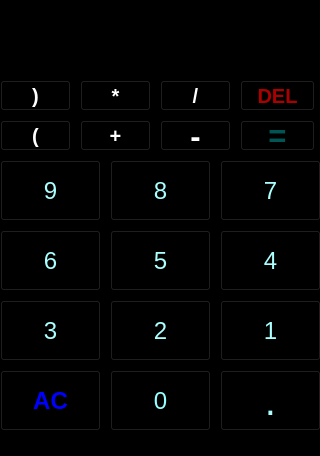
<?xml version="1.0" encoding="UTF-8"?>
<ui version="4.0">
 <class>MainWindow</class>
 <widget class="QMainWindow" name="MainWindow">
  <property name="geometry">
   <rect>
    <x>0</x>
    <y>0</y>
    <width>320</width>
    <height>456</height>
   </rect>
  </property>
  <property name="minimumSize">
   <size>
    <width>320</width>
    <height>456</height>
   </size>
  </property>
  <property name="maximumSize">
   <size>
    <width>320</width>
    <height>456</height>
   </size>
  </property>
  <property name="windowTitle">
   <string>Calculator</string>
  </property>
  <property name="windowIcon">
   <iconset resource="../resource/resource.qrc">
    <normaloff>:/icon/icon2.jpg</normaloff>:/icon/icon2.jpg</iconset>
  </property>
  <property name="styleSheet">
   <string notr="true">background-color: rgb(0, 0, 0);</string>
  </property>
  <property name="iconSize">
   <size>
    <width>30</width>
    <height>30</height>
   </size>
  </property>
  <widget class="QWidget" name="centralwidget">
   <widget class="QLineEdit" name="lineEdit">
    <property name="geometry">
     <rect>
      <x>0</x>
      <y>0</y>
      <width>321</width>
      <height>71</height>
     </rect>
    </property>
    <property name="font">
     <font>
      <pointsize>20</pointsize>
      <weight>75</weight>
      <bold>true</bold>
     </font>
    </property>
    <property name="styleSheet">
     <string notr="true">background-color: rgb(0, 0, 0);
color: rgb(255, 255, 255);</string>
    </property>
   </widget>
   <widget class="QPushButton" name="pushButton">
    <property name="geometry">
     <rect>
      <x>110</x>
      <y>370</y>
      <width>101</width>
      <height>61</height>
     </rect>
    </property>
    <property name="font">
     <font>
      <pointsize>18</pointsize>
     </font>
    </property>
    <property name="styleSheet">
     <string notr="true">color: rgb(150, 255, 255);</string>
    </property>
    <property name="text">
     <string>0</string>
    </property>
   </widget>
   <widget class="QPushButton" name="pushButton_2">
    <property name="geometry">
     <rect>
      <x>0</x>
      <y>300</y>
      <width>101</width>
      <height>61</height>
     </rect>
    </property>
    <property name="font">
     <font>
      <pointsize>18</pointsize>
     </font>
    </property>
    <property name="styleSheet">
     <string notr="true">color: rgb(170, 255, 255);</string>
    </property>
    <property name="text">
     <string>3</string>
    </property>
   </widget>
   <widget class="QPushButton" name="pushButton_3">
    <property name="geometry">
     <rect>
      <x>110</x>
      <y>300</y>
      <width>101</width>
      <height>61</height>
     </rect>
    </property>
    <property name="font">
     <font>
      <pointsize>18</pointsize>
     </font>
    </property>
    <property name="styleSheet">
     <string notr="true">color: rgb(170, 255, 255);</string>
    </property>
    <property name="text">
     <string>2</string>
    </property>
   </widget>
   <widget class="QPushButton" name="pushButton_4">
    <property name="geometry">
     <rect>
      <x>220</x>
      <y>300</y>
      <width>101</width>
      <height>61</height>
     </rect>
    </property>
    <property name="font">
     <font>
      <pointsize>18</pointsize>
     </font>
    </property>
    <property name="styleSheet">
     <string notr="true">color: rgb(170, 255, 255);</string>
    </property>
    <property name="text">
     <string>1</string>
    </property>
   </widget>
   <widget class="QPushButton" name="pushButton_5">
    <property name="geometry">
     <rect>
      <x>0</x>
      <y>230</y>
      <width>101</width>
      <height>61</height>
     </rect>
    </property>
    <property name="font">
     <font>
      <pointsize>18</pointsize>
     </font>
    </property>
    <property name="styleSheet">
     <string notr="true">color: rgb(170, 255, 255);</string>
    </property>
    <property name="text">
     <string>6</string>
    </property>
   </widget>
   <widget class="QPushButton" name="pushButton_6">
    <property name="geometry">
     <rect>
      <x>110</x>
      <y>230</y>
      <width>101</width>
      <height>61</height>
     </rect>
    </property>
    <property name="font">
     <font>
      <pointsize>18</pointsize>
     </font>
    </property>
    <property name="styleSheet">
     <string notr="true">color: rgb(170, 255, 255);</string>
    </property>
    <property name="text">
     <string>5</string>
    </property>
   </widget>
   <widget class="QPushButton" name="pushButton_7">
    <property name="geometry">
     <rect>
      <x>220</x>
      <y>230</y>
      <width>101</width>
      <height>61</height>
     </rect>
    </property>
    <property name="font">
     <font>
      <pointsize>18</pointsize>
     </font>
    </property>
    <property name="styleSheet">
     <string notr="true">color: rgb(170, 255, 255);</string>
    </property>
    <property name="text">
     <string>4</string>
    </property>
   </widget>
   <widget class="QPushButton" name="pushButton_8">
    <property name="geometry">
     <rect>
      <x>0</x>
      <y>160</y>
      <width>101</width>
      <height>61</height>
     </rect>
    </property>
    <property name="font">
     <font>
      <pointsize>18</pointsize>
     </font>
    </property>
    <property name="styleSheet">
     <string notr="true">color: rgb(170, 255, 255);</string>
    </property>
    <property name="text">
     <string>9</string>
    </property>
   </widget>
   <widget class="QPushButton" name="pushButton_9">
    <property name="geometry">
     <rect>
      <x>110</x>
      <y>160</y>
      <width>101</width>
      <height>61</height>
     </rect>
    </property>
    <property name="font">
     <font>
      <pointsize>18</pointsize>
     </font>
    </property>
    <property name="styleSheet">
     <string notr="true">color: rgb(170, 255, 255);</string>
    </property>
    <property name="text">
     <string>8</string>
    </property>
   </widget>
   <widget class="QPushButton" name="pushButton_10">
    <property name="geometry">
     <rect>
      <x>220</x>
      <y>160</y>
      <width>101</width>
      <height>61</height>
     </rect>
    </property>
    <property name="font">
     <font>
      <pointsize>18</pointsize>
     </font>
    </property>
    <property name="styleSheet">
     <string notr="true">color: rgb(170, 255, 255);</string>
    </property>
    <property name="text">
     <string>7</string>
    </property>
   </widget>
   <widget class="QPushButton" name="pushButton_11">
    <property name="geometry">
     <rect>
      <x>80</x>
      <y>80</y>
      <width>71</width>
      <height>31</height>
     </rect>
    </property>
    <property name="font">
     <font>
      <pointsize>15</pointsize>
      <weight>75</weight>
      <bold>true</bold>
     </font>
    </property>
    <property name="styleSheet">
     <string notr="true">color: rgb(255, 255, 255);</string>
    </property>
    <property name="text">
     <string>*</string>
    </property>
   </widget>
   <widget class="QPushButton" name="pushButton_12">
    <property name="geometry">
     <rect>
      <x>160</x>
      <y>80</y>
      <width>71</width>
      <height>31</height>
     </rect>
    </property>
    <property name="font">
     <font>
      <pointsize>15</pointsize>
      <weight>75</weight>
      <bold>true</bold>
     </font>
    </property>
    <property name="styleSheet">
     <string notr="true">color: rgb(255, 255, 255);</string>
    </property>
    <property name="text">
     <string>/</string>
    </property>
   </widget>
   <widget class="QPushButton" name="pushButton_13">
    <property name="geometry">
     <rect>
      <x>160</x>
      <y>120</y>
      <width>71</width>
      <height>31</height>
     </rect>
    </property>
    <property name="font">
     <font>
      <pointsize>23</pointsize>
      <weight>75</weight>
      <bold>true</bold>
     </font>
    </property>
    <property name="styleSheet">
     <string notr="true">color: rgb(255, 255, 255);
</string>
    </property>
    <property name="text">
     <string>-</string>
    </property>
   </widget>
   <widget class="QPushButton" name="pushButton_14">
    <property name="geometry">
     <rect>
      <x>80</x>
      <y>120</y>
      <width>71</width>
      <height>31</height>
     </rect>
    </property>
    <property name="font">
     <font>
      <pointsize>15</pointsize>
      <weight>75</weight>
      <bold>true</bold>
     </font>
    </property>
    <property name="styleSheet">
     <string notr="true">color: rgb(255, 255, 255);</string>
    </property>
    <property name="text">
     <string>+</string>
    </property>
   </widget>
   <widget class="QPushButton" name="pushButton_15">
    <property name="geometry">
     <rect>
      <x>240</x>
      <y>120</y>
      <width>75</width>
      <height>31</height>
     </rect>
    </property>
    <property name="font">
     <font>
      <pointsize>23</pointsize>
      <weight>75</weight>
      <bold>true</bold>
     </font>
    </property>
    <property name="styleSheet">
     <string notr="true">color: rgb(0, 85, 85);</string>
    </property>
    <property name="text">
     <string>=</string>
    </property>
   </widget>
   <widget class="QPushButton" name="pushButton_16">
    <property name="geometry">
     <rect>
      <x>240</x>
      <y>80</y>
      <width>75</width>
      <height>31</height>
     </rect>
    </property>
    <property name="font">
     <font>
      <pointsize>15</pointsize>
      <weight>75</weight>
      <bold>true</bold>
     </font>
    </property>
    <property name="styleSheet">
     <string notr="true">color: rgb(170, 0, 0);</string>
    </property>
    <property name="text">
     <string>DEL</string>
    </property>
   </widget>
   <widget class="QPushButton" name="pushButton_17">
    <property name="geometry">
     <rect>
      <x>220</x>
      <y>370</y>
      <width>101</width>
      <height>61</height>
     </rect>
    </property>
    <property name="font">
     <font>
      <pointsize>30</pointsize>
     </font>
    </property>
    <property name="styleSheet">
     <string notr="true">color: rgb(170, 255, 255);</string>
    </property>
    <property name="text">
     <string>.</string>
    </property>
   </widget>
   <widget class="QPushButton" name="pushButton_18">
    <property name="geometry">
     <rect>
      <x>0</x>
      <y>370</y>
      <width>101</width>
      <height>61</height>
     </rect>
    </property>
    <property name="font">
     <font>
      <family>Yu Gothic UI</family>
      <pointsize>18</pointsize>
      <weight>75</weight>
      <bold>true</bold>
     </font>
    </property>
    <property name="cursor">
     <cursorShape>PointingHandCursor</cursorShape>
    </property>
    <property name="mouseTracking">
     <bool>false</bool>
    </property>
    <property name="styleSheet">
     <string notr="true">color: rgb(0, 0, 255);</string>
    </property>
    <property name="text">
     <string>AC</string>
    </property>
   </widget>
   <widget class="QPushButton" name="pushButton_19">
    <property name="geometry">
     <rect>
      <x>0</x>
      <y>80</y>
      <width>71</width>
      <height>31</height>
     </rect>
    </property>
    <property name="font">
     <font>
      <pointsize>15</pointsize>
      <weight>75</weight>
      <bold>true</bold>
     </font>
    </property>
    <property name="styleSheet">
     <string notr="true">color: rgb(255, 255, 255);</string>
    </property>
    <property name="text">
     <string>)</string>
    </property>
   </widget>
   <widget class="QPushButton" name="pushButton_20">
    <property name="geometry">
     <rect>
      <x>0</x>
      <y>120</y>
      <width>71</width>
      <height>31</height>
     </rect>
    </property>
    <property name="font">
     <font>
      <pointsize>15</pointsize>
      <weight>75</weight>
      <bold>true</bold>
     </font>
    </property>
    <property name="styleSheet">
     <string notr="true">color: rgb(255, 255, 255);</string>
    </property>
    <property name="text">
     <string>(</string>
    </property>
   </widget>
  </widget>
  <widget class="QStatusBar" name="statusbar"/>
 </widget>
 <resources>
  <include location="../resource/resource.qrc"/>
 </resources>
 <connections/>
</ui>
